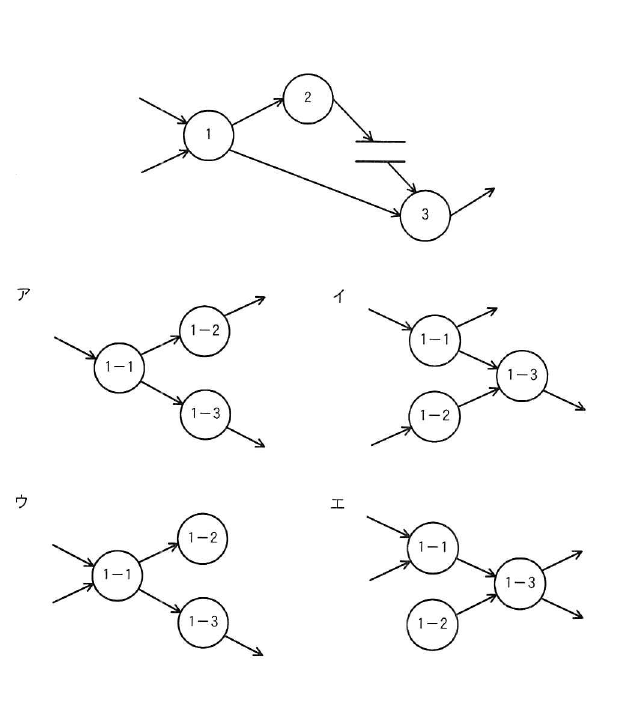
#> input picture am2/assets/2023_q02_dfd.png, 640 x 710 px, given in place of page-03.jpg, which was not available
$ python build_2019_assets.py
#> lines starting #> are read from the running program, lines starting #| are printed output that depends on the picture
from pathlib import Path
from PIL import Image

ROOT=Path(__file__).resolve().parents[1]
src=ROOT/"_tmp_2019_render"
out=ROOT/"am2"/"assets"
out.mkdir(parents=True,exist_ok=True)

crops={
    "2019_q01_dfd.png":("page-03.jpg",(120,250,950,1120)),
    "2019_q18_cpu.png":("page-10.jpg",(230,220,900,420)),
    "2019_q22_network.png":("page-11.jpg",(220,960,880,1085)),
}
for name,(page,box) in crops.items():
    im=Image.open(src/page)
#> im is the input picture: PIL image 640x710 RGB; min 0, max 255, mean 250.2
    im.crop(box).save(out/name)
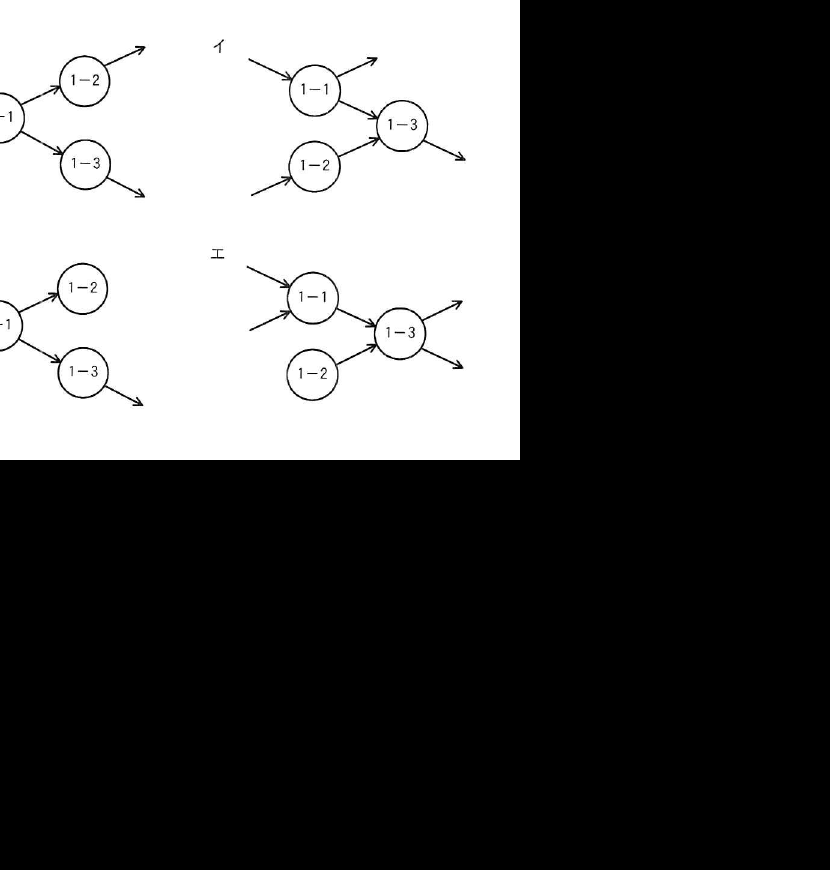
#> saved as 2019_q01_dfd.png: PIL image 830x870 RGB; min 0, max 255, mean 82.5
    print(name, (out/name).stat().st_size)
#> pass 2 of the loop `for name,(page,box) in crops.items():`:
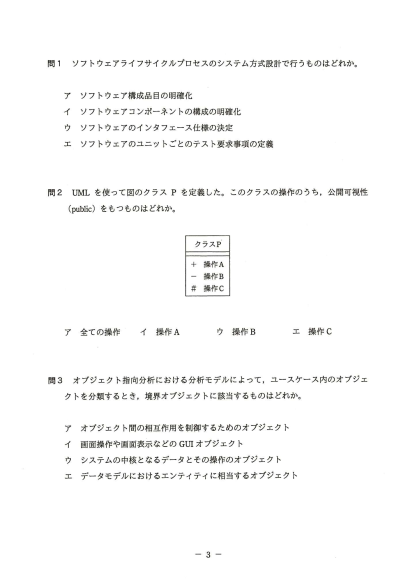
#> input picture am2/assets/2015_am2_2015_am2_p03.png, 825 x 1167 px, given in place of page-10.jpg, which was not available (shown at 1/2 size)
#> im is the input picture: PIL image 825x1167 RGB; mean R, G, B 250, 250, 249.9
#> `im.crop(box).save(out/name)`:
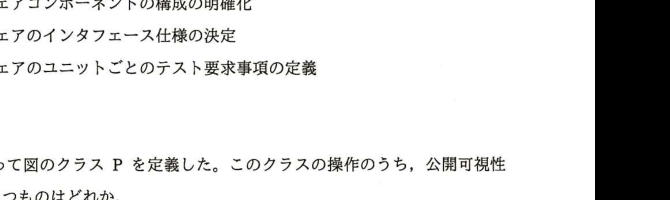
#> saved as 2019_q18_cpu.png: PIL image 670x200 RGB; mean R, G, B 218.8, 218.8, 218.5
